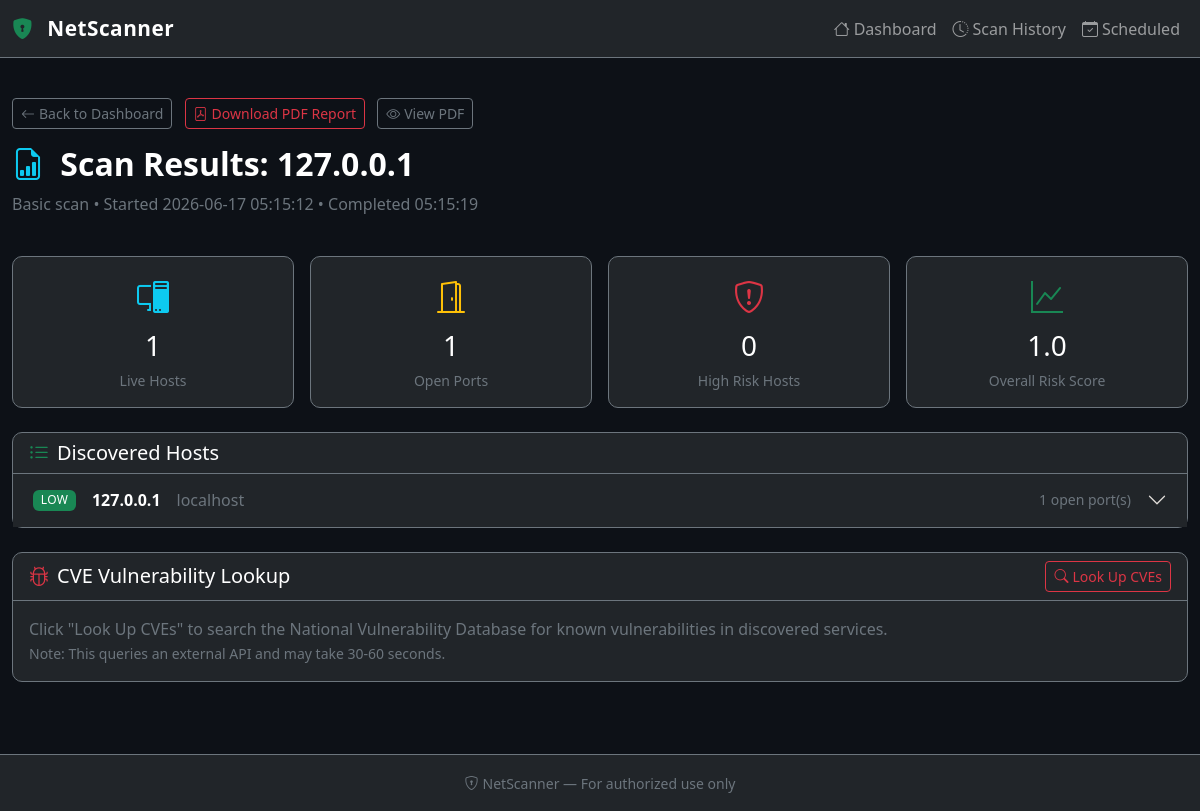
The page /results/7 on the database its author committed.
### models.py (models this page shows, shortened)
class Scan(db.Model):
    __tablename__ = 'scans'
    id = db.Column(db.Integer, primary_key=True)
    target = db.Column(db.String(200), nullable=False)   # IP or range
    scan_type = db.Column(db.String(50), default='basic')
    status = db.Column(db.String(20), default='pending')
    started_at = db.Column(db.DateTime, default=datetime.utcnow)
    completed_at = db.Column(db.DateTime, nullable=True)
    total_hosts = db.Column(db.Integer, default=0)
    risk_score = db.Column(db.Float, default=0.0)
    hosts = db.relationship('Host', backref='scan',
                            lazy=True, cascade='all, delete-orphan')

class Host(db.Model):
    __tablename__ = 'hosts'
    id = db.Column(db.Integer, primary_key=True)
    scan_id = db.Column(db.Integer, db.ForeignKey('scans.id'), nullable=False)
    ip_address = db.Column(db.String(50), nullable=False)
    hostname = db.Column(db.String(200), nullable=True)
    os_name = db.Column(db.String(200), nullable=True)
    os_accuracy = db.Column(db.Integer, nullable=True)
    status = db.Column(db.String(20), default='up')
    risk_level = db.Column(db.String(20), default='low')
    risk_score = db.Column(db.Float, default=0.0)
    ports = db.relationship('Port', backref='host',
                            lazy=True, cascade='all, delete-orphan')

### app.py (the view)
@app.route('/results/<int:scan_id>')
def results(scan_id):
    scan = Scan.query.get_or_404(scan_id)
    return render_template('results.html', scan=scan)

### templates/results.html (shortened to what this page needs)
{% extends "base.html" %}
{% block content %}
<div class="row mb-4">
    <div class="col">
        <a href="/" class="btn btn-sm btn-outline-secondary mb-3">
            <i class="bi bi-arrow-left me-1"></i>Back to Dashboard
        </a>
        {% if scan.status == 'completed' %}
        <a href="/report/{{ scan.id }}" class="btn btn-sm btn-outline-danger mb-3 ms-2">
            <i class="bi bi-file-pdf me-1"></i>Download PDF Report
        </a>
        <a href="/report/{{ scan.id }}/view" target="_blank" class="btn btn-sm btn-outline-secondary mb-3 ms-2">
            <i class="bi bi-eye me-1"></i>View PDF
        </a>
        {% endif %}
        <h2 class="text-white fw-bold">
            <i class="bi bi-file-earmark-bar-graph me-2 text-info"></i>
            Scan Results: {{ scan.target }}
        </h2>
        <p class="text-secondary">
            {{ scan.scan_type | capitalize }} scan •
            Started {{ scan.started_at.strftime('%Y-%m-%d %H:%M:%S') }} •
            {% if scan.completed_at %}
                Completed {{ scan.completed_at.strftime('%H:%M:%S') }}
            {% else %}
                <span class="text-warning">Still running...</span>
            {% endif %}
        </p>
    </div>
</div>
<div class="row g-3 mb-4">
    <div class="col-6 col-md-3">
        <div class="card bg-dark border-secondary text-center p-3">
            <i class="bi bi-pc-display fs-2 text-info"></i>
            <h3 class="text-white mt-2">{{ scan.total_hosts }}</h3>
            <small class="text-secondary">Live Hosts</small>
        </div>
    </div>
    <div class="col-6 col-md-3">
        <div class="card bg-dark border-secondary text-center p-3">
            <i class="bi bi-door-open fs-2 text-warning"></i>
            <h3 class="text-white mt-2">
                {{ scan.hosts | map(attribute='ports') | map('list') | map('length') | sum }}
            </h3>
            <small class="text-secondary">Open Ports</small>
        </div>
    </div>
    <div class="col-6 col-md-3">
        <div class="card bg-dark border-secondary text-center p-3">
            <i class="bi bi-shield-exclamation fs-2 text-danger"></i>
            <h3 class="text-white mt-2">
                {{ scan.hosts | selectattr('risk_level', 'in', ['critical','high']) | list | length }}
            </h3>
            <small class="text-secondary">High Risk Hosts</small>
        </div>
    </div>
    <div class="col-6 col-md-3">
        <div class="card bg-dark border-secondary text-center p-3">
            <i class="bi bi-graph-up fs-2
                {% if scan.risk_score >= 8 %}text-danger
                {% elif scan.risk_score >= 5 %}text-warning
                {% else %}text-success{% endif %}"></i>
            <h3 class="text-white mt-2">{{ scan.risk_score }}</h3>
            <small class="text-secondary">Overall Risk Score</small>
        </div>
    </div>
</div>
{% if scan.hosts %}
<div class="card bg-dark border-secondary mb-4">
    <div class="card-header border-secondary">
        <h5 class="text-white mb-0">
            <i class="bi bi-list-ul me-2 text-success"></i>Discovered Hosts
        </h5>
    </div>
    <div class="card-body p-0">
        <div class="accordion accordion-flush" id="hostsAccordion">
            {% for host in scan.hosts %}
            <div class="accordion-item bg-dark border-secondary">
                <h2 class="accordion-header">
                    <button class="accordion-button collapsed bg-dark text-white border-0"
                            type="button" data-bs-toggle="collapse"
                            data-bs-target="#host-{{ host.id }}">
                        <div class="d-flex align-items-center w-100 me-3">
                            <span class="badge me-3
                                {% if host.risk_level == 'critical' %}bg-danger
                                {% elif host.risk_level == 'high' %}bg-warning text-dark
                                {% elif host.risk_level == 'medium' %}bg-info text-dark
                                {% else %}bg-success{% endif %}">
                                {{ host.risk_level | upper }}
                            </span>
                            <span class="fw-bold me-3">{{ host.ip_address }}</span>
                            {% if host.hostname %}
                                <span class="text-secondary me-3">{{ host.hostname }}</span>
                            {% endif %}
                            <span class="ms-auto text-secondary small">
                                {{ host.ports | length }} open port(s)
                            </span>
                        </div>
                    </button>
                </h2>
            </div>
            {% endfor %}
        </div>
    </div>
</div>
{% if scan.status == 'completed' %}
<div class="card bg-dark border-secondary mt-4">
    <div class="card-header border-secondary d-flex justify-content-between align-items-center">
        <h5 class="text-white mb-0">
            <i class="bi bi-bug me-2 text-danger"></i>CVE Vulnerability Lookup
        </h5>
        <button id="lookup-cve-btn" class="btn btn-sm btn-outline-danger" data-scan-id="{{ scan.id }}">
            <i class="bi bi-search me-1"></i>Look Up CVEs
        </button>
    </div>
    <div class="card-body" id="cve-container">
        <p class="text-secondary mb-0">
            Click "Look Up CVEs" to search the National Vulnerability Database
            for known vulnerabilities in discovered services.
            <br><small>Note: This queries an external API and may take 30-60 seconds.</small>
        </p>
    </div>
</div>
{% endif %}
{% endif %}
{% endblock %}

### static/css/style.css (style rules this page uses)
body { background-color: #0d1117; color: #c9d1d9; font-family: "Segoe UI", system-ui, sans-serif; min-height: 100vh; }
.card { border-radius: 10px; transition: border-color 0.2s; }
.accordion-button::after { filter: invert(1); }
.badge { font-weight: 500; letter-spacing: 0.3px; }

### rows shown on the page
Scan: target "127.0.0.1", scan_type "Basic", started_at "2026-06-17 05:15:12", completed_at "05:15:19", total_hosts "1", risk_score "1.0"
Host: risk_level "LOW", ip_address "127.0.0.1", hostname "localhost", ports|length "1"
